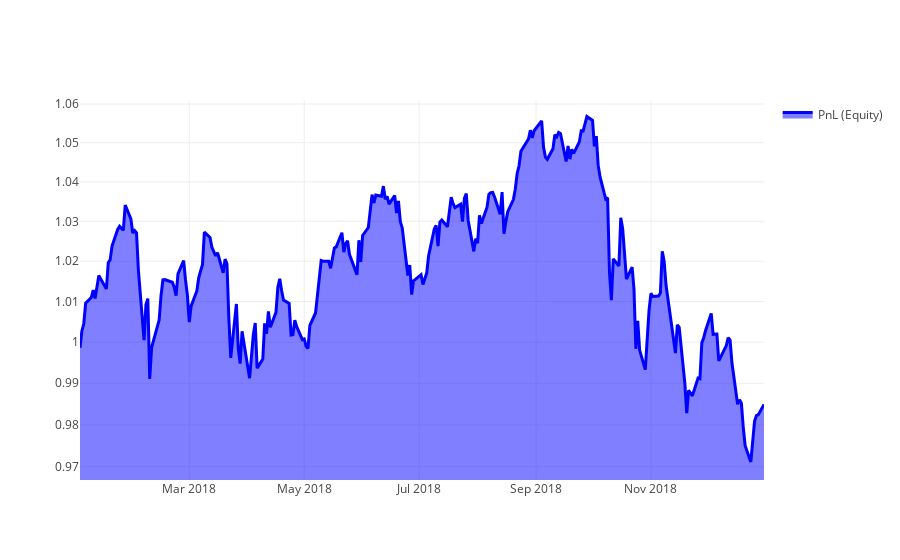

Write notebook code for a chart like this one.
### Code cell
make_plot_filled(stat.coords['time'].to_pandas(), stat.loc[:, 'equity'].values,  color="blue", name="PnL (Equity)", type="log")

### Figure 1 — Plotly figure (JSON) as saved in the notebook; plotly's stock layout.template omitted (floating-point values rounded to 4 significant figures; data arrays with more than 128 entries replaced by an {"elided": "..."} marker saying what was removed)
{"data": [{"fill": "tonexty", "line": {"color": "blue", "width": 3}, "name": "PnL (Equity)", "type": "scatter", "uid": "a2d8a935-800e-46f4-a730-59888fe8962d", "x": {"elided": "251 str values"}, "y": {"elided": "251 float values"}}], "layout": {"showlegend": true, "yaxis": {"range": [-0.01464, 0.02573], "type": "log"}}}
